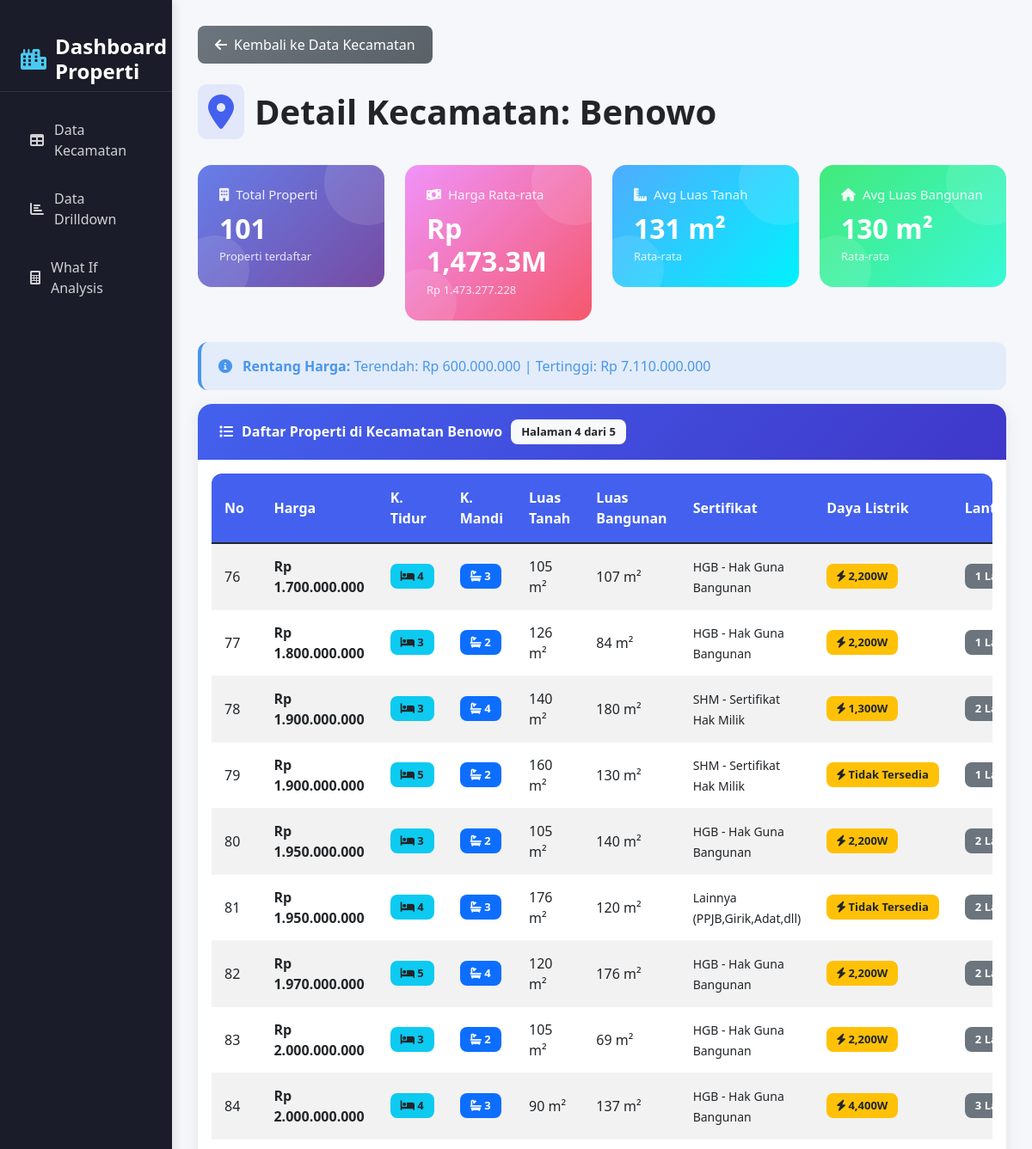
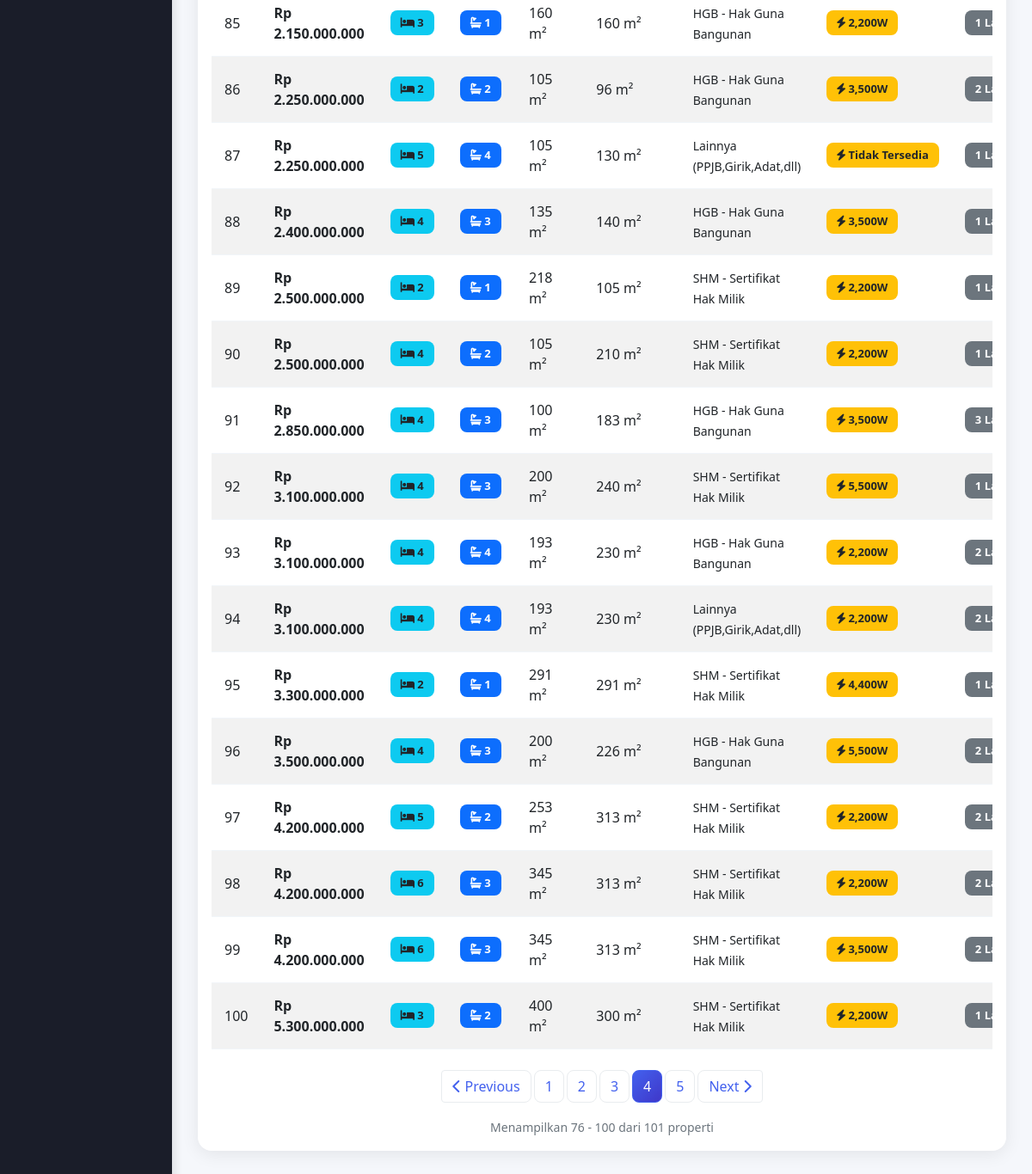
/detail_kecamatan.php?kecamatan=benowo&page=4, run on the app's committed database (2 pictures, top to bottom).
### tables this page shows
CREATE TABLE `properti_surabaya` (
  `Kecamatan` varchar(255) NOT NULL,
  `Price` bigint(50) NOT NULL,
  `Kamar Tidur` varchar(255) NOT NULL,
  `Kamar Mandi` varchar(255) NOT NULL,
  `Luas Tanah` varchar(255) NOT NULL,
  `Luas Bangunan` varchar(255) NOT NULL,
  `Sertifikat` varchar(255) NOT NULL,
  `Daya Listrik` varchar(255) NOT NULL,
  `Ruang Makan` varchar(255) NOT NULL,
  `Ruang Tamu` varchar(255) NOT NULL,
  `Kondisi Perabotan` varchar(255) NOT NULL,
  `Jumlah Lantai` varchar(255) NOT NULL,
  `Hadap` varchar(255) NOT NULL,
  `Terjangkau Internet` varchar(255) NOT NULL,
  `Lebar Jalan` varchar(255) NOT NULL,
  `Sumber Air` varchar(255) NOT NULL,
  `Hook` varchar(255) NOT NULL,
  `Kondisi Properti` varchar(255) NOT NULL
);

### detail_kecamatan.php (the view, shortened to what the rows shown need)
<?php
include 'config.php';
$kecamatan = isset($_GET['kecamatan']) ? mysqli_real_escape_string($conn, $_GET['kecamatan']) : '';
$items_per_page = 25;
$page = isset($_GET['page']) ? (int)$_GET['page'] : 1;
$offset = ($page - 1) * $items_per_page;
$query = "SELECT * FROM properti_surabaya WHERE Kecamatan = '$kecamatan' LIMIT $items_per_page OFFSET $offset";
$result = mysqli_query($conn, $query);
$properti_list = [];
$no = $offset + 1;
while ($row = mysqli_fetch_assoc($result)) {
    $properti_list[] = $row;
}
?>
<!DOCTYPE html>
<html lang="id">
<head>
    <link href="https://cdn.jsdelivr.net/npm/bootstrap@5.1.3/dist/css/bootstrap.min.css" rel="stylesheet">
    <link rel="stylesheet" href="https://cdnjs.cloudflare.com/ajax/libs/font-awesome/6.0.0/css/all.min.css">
</head>
<body>
    <div class="container-fluid">
        <div class="row">
            <main class="col-md-9 ms-sm-auto col-lg-10 main-content">
                <div class="page-header fade-in delay-1">
                    <h1 class="page-title">
                        <i class="fas fa-map-marker-alt"></i>
                        Detail Kecamatan: <?php echo ucwords(strtolower($kecamatan)); ?>
                    </h1>
                </div>
                <div class="card fade-in">
                    <div class="card-body">
                        <?php if (count($properti_list) > 0): ?>
                            <div class="table-responsive">
                                <table class="table table-striped table-hover">
                                    <thead>
                                        <tr>
                                            <th width="5%">No</th>
                                            <th width="15%">Harga</th>
                                            <th width="8%">K. Tidur</th>
                                            <th width="8%">K. Mandi</th>
                                            <th width="10%">Luas Tanah</th>
                                            <th width="10%">Luas Bangunan</th>
                                            <th width="15%">Sertifikat</th>
                                            <th width="10%">Daya Listrik</th>
                                            <th width="10%">Lantai</th>
                                        </tr>
                                    </thead>
                                    <tbody>
                                        <?php foreach ($properti_list as $properti): ?>
                                            <tr>
                                                <td><?php echo $no++; ?></td>
                                                <td>
                                                    <strong>
                                                        <?php
                                                        if (is_numeric($properti['Price']) && $properti['Price'] > 0) {
                                                            echo 'Rp ' . number_format($properti['Price'], 0, ',', '.');
                                                        } else {
                                                            echo 'Tidak Tersedia';
                                                        }
                                                        ?>
                                                    </strong>
                                                </td>
                                                <td>
                                                    <span class="badge bg-info text-dark">
                                                        <i class="fas fa-bed"></i>
                                                        <?php
                                                        if (is_numeric($properti['Kamar Tidur']) && $properti['Kamar Tidur'] > 0) {
                                                            echo $properti['Kamar Tidur'];
                                                        } else {
                                                            echo '0';
                                                        }
                                                        ?>
                                                    </span>
                                                </td>
                                                <td>
                                                    <span class="badge bg-primary">
                                                        <i class="fas fa-bath"></i>
                                                        <?php
                                                        if (is_numeric($properti['Kamar Mandi']) && $properti['Kamar Mandi'] > 0) {
                                                            echo $properti['Kamar Mandi'];
                                                        } else {
                                                            echo '0';
                                                        }
                                                        ?>
                                                    </span>
                                                </td>
                                                <td>
                                                    <?php
                                                    if (is_numeric($properti['Luas Tanah']) && $properti['Luas Tanah'] > 0) {
                                                        echo number_format($properti['Luas Tanah']) . ' m²';
                                                    } else {
                                                        echo 'Tidak Tersedia';
                                                    }
                                                    ?>
                                                </td>
                                                <td>
                                                    <?php
                                                    if (is_numeric($properti['Luas Bangunan']) && $properti['Luas Bangunan'] > 0) {
                                                        echo number_format($properti['Luas Bangunan']) . ' m²';
                                                    } else {
                                                        echo 'Tidak Tersedia';
                                                    }
                                                    ?>
                                                </td>
                                                <td>
                                                    <small><?php echo htmlspecialchars($properti['Sertifikat']); ?></small>
                                                </td>
                                                <td>
                                                    <span class="badge bg-warning text-dark">
                                                        <i class="fas fa-bolt"></i>
                                                        <?php
                                                        if (is_numeric($properti['Daya Listrik']) && $properti['Daya Listrik'] > 0) {
                                                            echo number_format($properti['Daya Listrik']) . 'W';
                                                        } else {
                                                            echo 'Tidak Tersedia';
                                                        }
                                                        ?>
                                                    </span>
                                                </td>
                                                <td>
                                                    <span class="badge bg-secondary">
                                                        <?php
                                                        if (is_numeric($properti['Jumlah Lantai']) && $properti['Jumlah Lantai'] > 0) {
                                                            echo $properti['Jumlah Lantai'] . ' Lantai';
                                                        } else {
                                                            echo '1 Lantai';
                                                        }
                                                        ?>
                                                    </span>
                                                </td>
                                            </tr>
                                        <?php endforeach; ?>
                                    </tbody>
                                </table>
                            </div>
                        <?php endif; ?>
                    </div>
                </div>
            </main>
        </div>
    </div>
</body>
</html>

### data on the page
properti_surabaya: Price "1.700.000.000", Kamar Tidur "4", Kamar Mandi "3", Luas Tanah "105", Luas Bangunan "107", Sertifikat "HGB - Hak Guna Bangunan", Daya Listrik "2,200", Jumlah Lantai "1"
properti_surabaya: Price "1.800.000.000", Kamar Tidur "3", Kamar Mandi "2", Luas Tanah "126", Luas Bangunan "84", Sertifikat "HGB - Hak Guna Bangunan", Daya Listrik "2,200", Jumlah Lantai "1"
properti_surabaya: Price "1.900.000.000", Kamar Tidur "3", Kamar Mandi "4", Luas Tanah "140", Luas Bangunan "180", Sertifikat "SHM - Sertifikat Hak Milik", Daya Listrik "1,300", Jumlah Lantai "2"
properti_surabaya: Price "1.900.000.000", Kamar Tidur "5", Kamar Mandi "2", Luas Tanah "160", Luas Bangunan "130", Sertifikat "SHM - Sertifikat Hak Milik", Daya Listrik "Tidak Tersedia", Jumlah Lantai "1"
properti_surabaya: Price "1.950.000.000", Kamar Tidur "3", Kamar Mandi "2", Luas Tanah "105", Luas Bangunan "140", Sertifikat "HGB - Hak Guna Bangunan", Daya Listrik "2,200", Jumlah Lantai "2"
properti_surabaya: Price "1.950.000.000", Kamar Tidur "4", Kamar Mandi "3", Luas Tanah "176", Luas Bangunan "120", Sertifikat "Lainnya (PPJB,Girik,Adat,dll)", Daya Listrik "Tidak Tersedia", Jumlah Lantai "2"
properti_surabaya: Price "1.970.000.000", Kamar Tidur "5", Kamar Mandi "4", Luas Tanah "120", Luas Bangunan "176", Sertifikat "HGB - Hak Guna Bangunan", Daya Listrik "2,200", Jumlah Lantai "2"
properti_surabaya: Price "2.000.000.000", Kamar Tidur "3", Kamar Mandi "2", Luas Tanah "105", Luas Bangunan "69", Sertifikat "HGB - Hak Guna Bangunan", Daya Listrik "2,200", Jumlah Lantai "2"
properti_surabaya: Price "2.000.000.000", Kamar Tidur "4", Kamar Mandi "3", Luas Tanah "90", Luas Bangunan "137", Sertifikat "HGB - Hak Guna Bangunan", Daya Listrik "4,400", Jumlah Lantai "3"
properti_surabaya: Price "2.150.000.000", Kamar Tidur "3", Kamar Mandi "1", Luas Tanah "160", Luas Bangunan "160", Sertifikat "HGB - Hak Guna Bangunan", Daya Listrik "2,200", Jumlah Lantai "1"
properti_surabaya: Price "2.250.000.000", Kamar Tidur "2", Kamar Mandi "2", Luas Tanah "105", Luas Bangunan "96", Sertifikat "HGB - Hak Guna Bangunan", Daya Listrik "3,500", Jumlah Lantai "2"
properti_surabaya: Price "2.250.000.000", Kamar Tidur "5", Kamar Mandi "4", Luas Tanah "105", Luas Bangunan "130", Sertifikat "Lainnya (PPJB,Girik,Adat,dll)", Daya Listrik "Tidak Tersedia", Jumlah Lantai "1"
properti_surabaya: Price "2.400.000.000", Kamar Tidur "4", Kamar Mandi "3", Luas Tanah "135", Luas Bangunan "140", Sertifikat "HGB - Hak Guna Bangunan", Daya Listrik "3,500", Jumlah Lantai "1"
properti_surabaya: Price "2.500.000.000", Kamar Tidur "2", Kamar Mandi "1", Luas Tanah "218", Luas Bangunan "105", Sertifikat "SHM - Sertifikat Hak Milik", Daya Listrik "2,200", Jumlah Lantai "1"
properti_surabaya: Price "2.500.000.000", Kamar Tidur "4", Kamar Mandi "2", Luas Tanah "105", Luas Bangunan "210", Sertifikat "SHM - Sertifikat Hak Milik", Daya Listrik "2,200", Jumlah Lantai "1"
properti_surabaya: Price "2.850.000.000", Kamar Tidur "4", Kamar Mandi "3", Luas Tanah "100", Luas Bangunan "183", Sertifikat "HGB - Hak Guna Bangunan", Daya Listrik "3,500", Jumlah Lantai "3"
properti_surabaya: Price "3.100.000.000", Kamar Tidur "4", Kamar Mandi "3", Luas Tanah "200", Luas Bangunan "240", Sertifikat "SHM - Sertifikat Hak Milik", Daya Listrik "5,500", Jumlah Lantai "1"
properti_surabaya: Price "3.100.000.000", Kamar Tidur "4", Kamar Mandi "4", Luas Tanah "193", Luas Bangunan "230", Sertifikat "HGB - Hak Guna Bangunan", Daya Listrik "2,200", Jumlah Lantai "2"
properti_surabaya: Price "3.100.000.000", Kamar Tidur "4", Kamar Mandi "4", Luas Tanah "193", Luas Bangunan "230", Sertifikat "Lainnya (PPJB,Girik,Adat,dll)", Daya Listrik "2,200", Jumlah Lantai "2"
properti_surabaya: Price "3.300.000.000", Kamar Tidur "2", Kamar Mandi "1", Luas Tanah "291", Luas Bangunan "291", Sertifikat "SHM - Sertifikat Hak Milik", Daya Listrik "4,400", Jumlah Lantai "1"
properti_surabaya: Price "3.500.000.000", Kamar Tidur "4", Kamar Mandi "3", Luas Tanah "200", Luas Bangunan "226", Sertifikat "HGB - Hak Guna Bangunan", Daya Listrik "5,500", Jumlah Lantai "2"
properti_surabaya: Price "4.200.000.000", Kamar Tidur "5", Kamar Mandi "2", Luas Tanah "253", Luas Bangunan "313", Sertifikat "SHM - Sertifikat Hak Milik", Daya Listrik "2,200", Jumlah Lantai "2"
properti_surabaya: Price "4.200.000.000", Kamar Tidur "6", Kamar Mandi "3", Luas Tanah "345", Luas Bangunan "313", Sertifikat "SHM - Sertifikat Hak Milik", Daya Listrik "2,200", Jumlah Lantai "2"
properti_surabaya: Price "4.200.000.000", Kamar Tidur "6", Kamar Mandi "3", Luas Tanah "345", Luas Bangunan "313", Sertifikat "SHM - Sertifikat Hak Milik", Daya Listrik "3,500", Jumlah Lantai "2"
properti_surabaya: Price "5.300.000.000", Kamar Tidur "3", Kamar Mandi "2", Luas Tanah "400", Luas Bangunan "300", Sertifikat "SHM - Sertifikat Hak Milik", Daya Listrik "2,200", Jumlah Lantai "1"

### other printed values
$kecamatan "Benowo"
$stats['total_properti'] "101"
$stats['avg_price'] / 1000000 "1,473.3"
$stats['avg_price'] "1.473.277.228"
$stats['avg_luas_tanah'] "131"
$stats['avg_luas_bangunan'] "130"
$stats['min_price'] "600.000.000"
$stats['max_price'] "7.110.000.000"
$page "4"
$total_pages "5"
$offset + 1 "76"
min($offset + $items_per_page, $total_rows) "100"
$total_rows "101"
